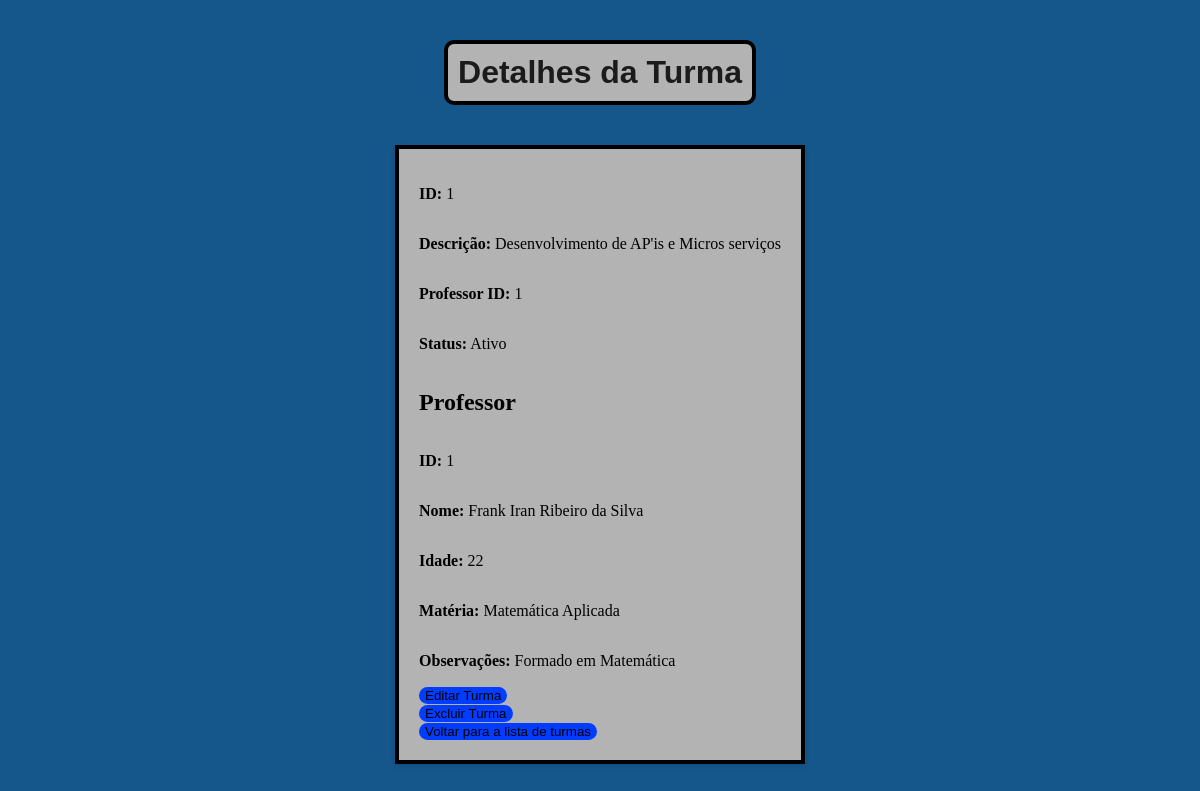
The page /turmas/1 on the database as committed earlier.
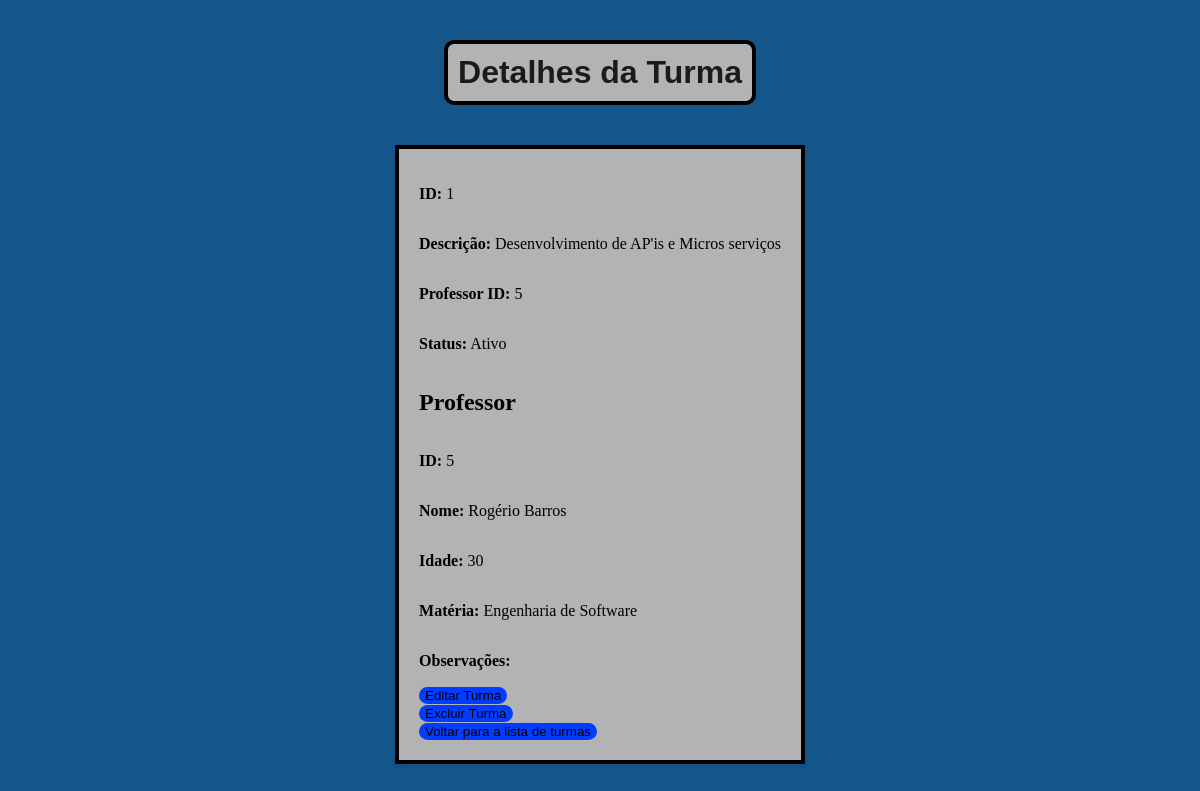
The same page on the database as committed later.
### app/models.py (models this page shows)
class Turma(db.Model):
    __tablename__ = 'turmas'
    id = db.Column(db.Integer, primary_key=True)
    descricao = db.Column(db.String(100), nullable=False)
    status = db.Column(db.Boolean, default=True)
    professor_id = db.Column(db.Integer, db.ForeignKey(
        'professores.id'), nullable=False)
    alunos = db.relationship('Aluno', backref='turma', lazy="select")

class Professor(db.Model):
    __tablename__ = 'professores'
    id = db.Column(db.Integer, primary_key=True)
    nome = db.Column(db.String(50), nullable=False)
    idade = db.Column(db.Integer)
    materia = db.Column(db.String(50))
    observacoes = db.Column(db.Text)
    turmas = db.relationship('Turma', backref='professor', lazy=True)

### app/turmas/turmas_routes.py (the view)
@turmas_blueprint.route("/turmas/<int:id_turma>", methods=["GET"])
def get_turma(id_turma):
    try:
        turma = Turma.query.options(joinedload(
            Turma.professor)).filter_by(id=id_turma).first()
        if not turma:
            raise TurmaNaoEncontrado
        return render_template('turmas/turmas_id.html', turma=turma)
    except TurmaNaoEncontrado:
        return jsonify({"message": "Turma não encontrada"}), 404

### app/templates/turmas/turmas_id.html (shortened to what this page needs)
<!DOCTYPE html>
<html lang="pt-BR">
<head>
    <link rel="stylesheet" href="{{ url_for('static', filename='turmas_id.css') }}">
</head>
<body>
    <h1>Detalhes da Turma</h1>
    <section class="container">
        <p><strong>ID:</strong> {{ turma.id }}</p>
        <p><strong>Descrição:</strong> {{ turma.descricao }}</p>
        <p><strong>Professor ID:</strong> {{ turma.professor_id }}</p>
        <p><strong>Status:</strong> {{ 'Ativo' if turma.status else 'Inativo' }}</p>
        <h2>Professor</h2>
        <p><strong>ID:</strong> {{ turma.professor.id }}</p>
        <p><strong>Nome:</strong> {{ turma.professor.nome }}</p>
        <p><strong>Idade:</strong> {{ turma.professor.idade }}</p>
        <p><strong>Matéria:</strong> {{ turma.professor.materia }}</p>
        <p><strong>Observações:</strong> {{ turma.professor.observacoes }}</p>
        <a href="/turmas/{{ turma.id }}/atualizar"><button>Editar Turma</button></a>
        <form action="/turmas/{{ turma.id }}" method="POST" onsubmit="return confirmDelete(this);">
            <button type="submit">Excluir Turma</button>
        </form>
        <a href="/turmas"><button>Voltar para a lista de turmas</button></a>
    </section>
</body>
</html>

Rows that differ between the two databases and show on the page:
no longer on this page (row unchanged): Professor: professor.id "1", professor.nome "Frank Iran Ribeiro da Silva", professor.idade "22", professor.materia "Matemática Aplicada", professor.observacoes "Formado em Matemática"
changed Turma "Desenvolvimento de AP'is e Micros serviços": professor_id "1" → "5"
now on this page (row edited): Professor: professor.id "5", professor.nome "Rogério Barros", professor.idade "30", professor.materia "Engenharia de Software"
